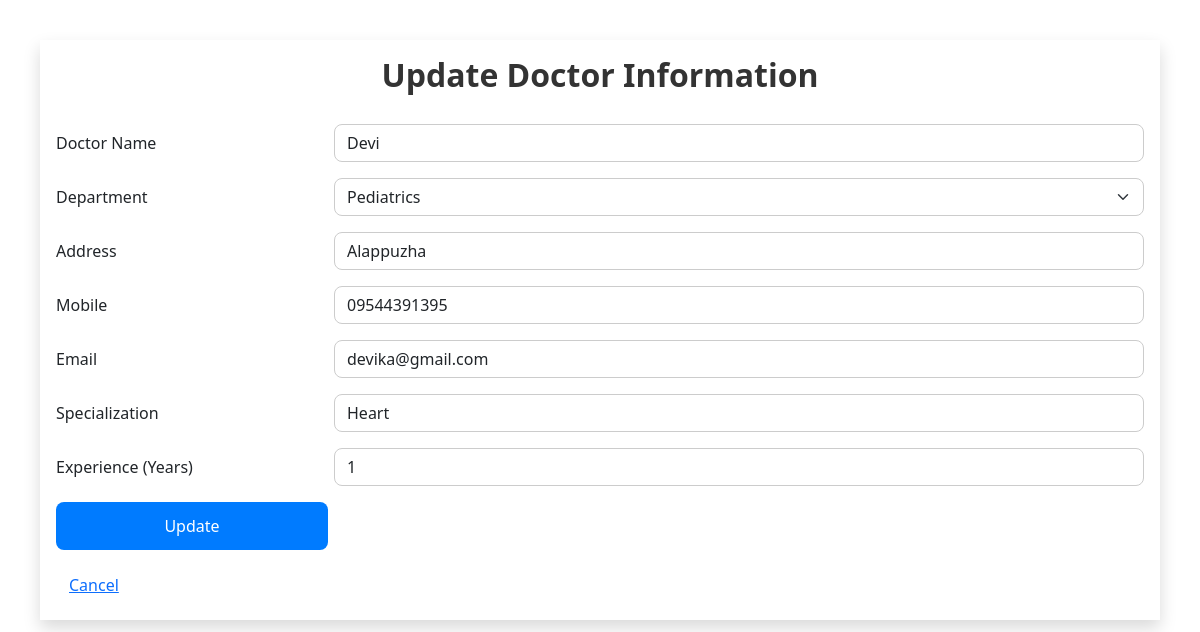
/update_doctor/2/, run on the app's committed database.
### hostapp/models.py (models this page shows, shortened)
class Doctor(models.Model):
    user = models.OneToOneField(User, on_delete=models.CASCADE, null=True, blank=True)
    name = models.CharField(max_length=100, null=True, blank=True)
    departments = models.ForeignKey(Department, on_delete=models.CASCADE)
    address = models.CharField(max_length=255, null=True, blank=True)
    mobile = models.CharField(max_length=15, null=True, blank=True)
    email = models.EmailField(unique=True, null=True, blank=True)
    specialization = models.CharField(max_length=100, null=True, blank=True)
    experience = models.PositiveIntegerField()  # Years of experience
    status = models.BooleanField(default=True, null=True, blank=True)  # Active or Inactive

class Department(models.Model):
    department_choices = [
        ('Emergency', 'Emergency'),
        ('Pediatrics', 'Pediatrics'),
        ('Oncology', 'Oncology'),
        ('Radiology', 'Radiology'),
    ]
    departments = models.CharField(max_length=30, choices=department_choices, blank=True, null=True)
    description = models.TextField()

### hostapp/views.py (the view)
# urls.py: path('update_doctor/<int:pk>/', views.update_doctor_view, name='update_doctor'),
def update_doctor_view(request, pk):
    doctor = get_object_or_404(Doctor, id=pk)
    departments = Department.objects.all()  # Get all departments
    if request.method == 'POST':
        form = DoctorForm(request.POST, instance=doctor)
        if form.is_valid():
            form.save()
            return redirect('listdoctor')  # Change this to your desired redirect URL
    else:
        form = DoctorForm(instance=doctor)
    return render(request, 'admin-update_doctor.html', {'form': form, 'doctor': doctor, 'departments': departments})

### hostapp/forms.py
class DoctorForm(forms.ModelForm):
    class Meta:
        model = Doctor
        fields = ['name', 'departments', 'address', 'mobile', 'email', 'specialization', 'experience', 'status']
        widgets = {
            'departments': forms.Select(attrs={'class': 'form-control'}),  # To style the dropdown
        }

### templates/admin-update_doctor.html (shortened to what this page needs)
{% block content %}
<head>
    <link href="https://cdn.jsdelivr.net/npm/bootstrap@5.3.3/dist/css/bootstrap.min.css" rel="stylesheet">
</head>
<body>
<div class="container shadow p-3">
    <h2 class="form-title">Update Doctor Information</h2>
    <form method="POST" action="{% url 'update_doctor' doctor.id %}">
        <div class="mb-3 row">
            <label for="name" class="col-sm-3 col-form-label">Doctor Name</label>
            <div class="col-sm-9">
                <input type="text" name="name" id="name" class="form-control" value="{{ doctor.name }}" required>
            </div>
        </div>
        <div class="mb-3 row">
  <label for="departments" class="col-sm-3 col-form-label">Department</label>
  <div class="col-sm-9">
    <select name="departments" id="departments" class="form-select" required>
      {% for department in departments %}
        <option value="{{ department.id }}" {% if department.id == doctor.departments.id %}selected{% endif %}>
          {{ department.departments }}
        </option>
      {% endfor %}
    </select>
  </div>
</div>
        <div class="mb-3 row">
            <label for="address" class="col-sm-3 col-form-label">Address</label>
            <div class="col-sm-9">
                <input type="text" name="address" id="address" class="form-control" value="{{ doctor.address }}">
            </div>
        </div>
        <div class="mb-3 row">
            <label for="mobile" class="col-sm-3 col-form-label">Mobile</label>
            <div class="col-sm-9">
                <input type="text" name="mobile" id="mobile" class="form-control" value="{{ doctor.mobile }}" required>
            </div>
        </div>
        <div class="mb-3 row">
            <label for="email" class="col-sm-3 col-form-label">Email</label>
            <div class="col-sm-9">
                <input type="email" name="email" id="email" class="form-control" value="{{ doctor.email }}" required>
            </div>
        </div>
        <div class="mb-3 row">
            <label for="specialization" class="col-sm-3 col-form-label">Specialization</label>
            <div class="col-sm-9">
                <input type="text" name="specialization" id="specialization" class="form-control" value="{{ doctor.specialization }}">
            </div>
        </div>
        <div class="mb-3 row">
            <label for="experience" class="col-sm-3 col-form-label">Experience (Years)</label>
            <div class="col-sm-9">
                <input type="number" name="experience" id="experience" class="form-control" value="{{ doctor.experience }}" required>
            </div>
        </div>
        <div class="mb-3">
            <button type="submit" class="btn btn-primary">Update</button>
        </div>
    </form>
    <a href="{% url 'listdoctor' %}" class="btn btn-link">Cancel</a>
</div>
</body>
{% endblock %}

### templates/admin-update_doctor.html (style rules this page uses)
body { padding: 40px; }
.form-title { font-weight: bold; font-size: 32px; text-align: center; margin-bottom: 30px; color: #333; }
.form-control, .form-select { border-radius: 0.5rem; border: 1px solid #ccc; transition: border-color 0.3s; }
.btn-primary { background-color: #007bff; border: none; padding: 12px; font-size: 1rem; border-radius: 0.5rem; width: 25%; }
.mb-3 { margin-bottom: 20px; }

### data on the page
Doctor: name "Devi", departments "Pediatrics", address "Alappuzha", mobile "09544391395", email "devika@gmail.com", specialization "Heart", experience "1"
